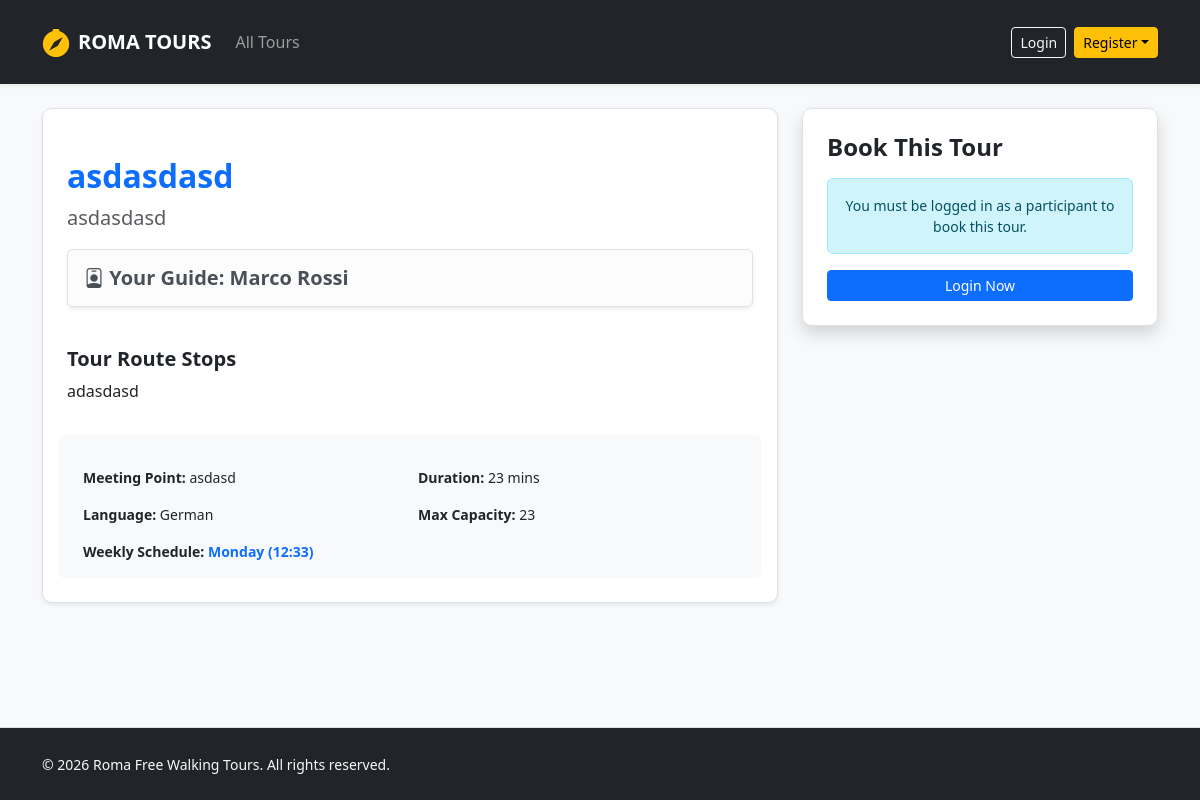
The page /tour/detail/6 on the database its author committed.
### tables this page shows
CREATE TABLE tours (
            id INTEGER PRIMARY KEY AUTOINCREMENT,
            guide_id INTEGER NOT NULL,
            title TEXT NOT NULL,
            meeting_point TEXT NOT NULL,
            duration INTEGER NOT NULL,
            language TEXT NOT NULL,
            max_participants INTEGER NOT NULL,
            description TEXT NOT NULL,
            stops TEXT NOT NULL,
            photos TEXT NOT NULL,
            FOREIGN KEY (guide_id) REFERENCES users(id) ON DELETE CASCADE
        );

CREATE TABLE users (
            id INTEGER PRIMARY KEY AUTOINCREMENT,
            name TEXT NOT NULL,
            surname TEXT NOT NULL,
            email TEXT UNIQUE NOT NULL,
            password TEXT NOT NULL,
            role TEXT CHECK(role IN ('guide', 'participant', 'administrator')) NOT NULL,
            languages TEXT
        );

### routes/participant_routes.py (the view)
@participant_bp.route("/tour/detail/<int:tour_id>")
def tour_detail(tour_id):
    tour = tours_dao.get_tour_by_id(tour_id)
    if not tour:
        flash("Tour not found.", "danger")
        return redirect(url_for("home"))
    photos_list = tour['photos'].split(',') if tour['photos'] else []
    return render_template("tour_detail.html", tour=tour, photos=photos_list)

### dao/tours_dao.py (called while the page is built)
def get_tour_by_id(p_tour_id):
    query = """
        SELECT t.*, u.name as guide_name, u.surname as guide_surname,
               GROUP_CONCAT(ts.day_of_week || ' (' || ts.start_time || ')', ', ') as schedule,
               CASE WHEN tr.id IS NOT NULL THEN 1 ELSE 0 END as is_reported
        FROM tours t
        LEFT JOIN tour_schedule ts ON t.id = ts.tour_id
        JOIN users u ON t.guide_id = u.id
        LEFT JOIN tour_reports tr ON t.id = tr.tour_id
        WHERE t.id = ?
        GROUP BY t.id
    """
    conn = sqlite3.connect(DB_FILE_PATH)
    conn.row_factory = sqlite3.Row
    cursor = conn.cursor()
    cursor.execute(query, (p_tour_id,))
    tour = cursor.fetchone()
    conn.close()
    return tour

### templates/tour_detail.html (shortened to what this page needs)
{% extends 'base.html' %}
{% block content %}
<div class="col-md-8">
  <div class="card shadow-sm border p-4 mb-4">
    <div id="tourCarousel" class="carousel slide mb-4" data-bs-ride="carousel">
      <button class="carousel-control-prev" type="button" data-bs-target="#tourCarousel" data-bs-slide="prev">
        <span class="carousel-control-prev-icon"></span>
      </button>
      <button class="carousel-control-next" type="button" data-bs-target="#tourCarousel" data-bs-slide="next">
        <span class="carousel-control-next-icon"></span>
      </button>
    </div>
    <h2 class="text-primary fw-bold">{{ tour.title }}</h2>
    <p class="lead text-muted">{{ tour.description }}</p>
    <div class="alert alert-light border shadow-sm">
        <h5 class="fw-bold mb-0">
            <i class="bi bi-person-badge"></i> Your Guide: {{ tour.guide_name }} {{ tour.guide_surname }}
        </h5>
    </div>
    <h5 class="mt-4 fw-bold">Tour Route Stops</h5>
    <p>{{ tour.stops }}</p>
    <div class="row g-3 mt-3 bg-light p-3 rounded small">
      <div class="col-6"><strong>Meeting Point:</strong> {{ tour.meeting_point }}</div>
      <div class="col-6"><strong>Duration:</strong> {{ tour.duration }} mins</div>
      <div class="col-6"><strong>Language:</strong> {{ tour.language }}</div>
      <div class="col-6"><strong>Max Capacity:</strong> {{ tour.max_participants }}</div>
      <div class="col-12">
          <strong>Weekly Schedule:</strong>
          <span class="text-primary fw-bold">{{ tour.schedule if tour.schedule else 'No schedule set' }}</span>
      </div>
    </div>
  </div>
</div>
<div class="col-md-4">
  <div class="card shadow border p-4">
    <h4 class="fw-bold mb-3">Book This Tour</h4>
    {% if current_user.is_authenticated and current_user.role == 'participant' %}
    <form action="{{ url_for('participant.book_tour', tour_id=tour.id) }}" method="POST">
      <div class="mb-3">
        <label for="txt_date" class="form-label small fw-bold">Choose Date</label>
        <input type="date" class="form-control" name="txt_date" id="txt_date" required>
        <script>
        // Users cannot choose past date
        document.getElementById('txt_date').min = new Date().toISOString().split('T')[0];
        </script>
        </div>
      <div class="mb-3">
        <label for="txt_count" class="form-label small fw-bold">Additional Guests</label>
        <select class="form-select" name="txt_count" id="txt_count" onchange="generateInputs()">
          <option value="0">Just Me (0 extra)</option>
          <option value="1">+1 Guest</option>
          <option value="2">+2 Guests</option>
          <option value="3">+3 Guests</option>
        </select>
      </div>
      <div id="nameInputs" class="mb-3"></div>
      <button type="submit" class="btn btn-success w-100 py-2 fw-bold shadow-sm">Confirm Booking</button>
    </form>
    {% elif current_user.is_authenticated %}
      <div class="alert alert-warning small text-center">Only logged-in participants can make a booking.</div>
    {% else %}
      <div class="alert alert-info small text-center mb-3">You must be logged in as a participant to book this tour.</div>
      <a href="{{ url_for('auth.login') }}" class="btn btn-primary w-100 btn-sm">Login Now</a>
    {% endif %}
  </div>
</div>
{% endblock %}

### static/css/styles.css (style rules this page uses)
body { background-color: #f8f9fa; font-family: 'Segoe UI', Tahoma, Geneva, Verdana, sans-serif; font-size: 1rem; }
.card { border: none; border-radius: 0.6rem; transition: transform 0.2s ease, box-shadow 0.2s ease; }

### rows shown on the page
tours: title "asdasdasd", description "asdasdasd", stops "adasdasd", meeting_point "asdasd", duration "23", language "German", max_participants "23"
users: guide_name "Marco", guide_surname "Rossi"

### other values the page prints
{{ tour.schedule if tour.schedule else 'No schedule set' }} "Monday (12:33)"
